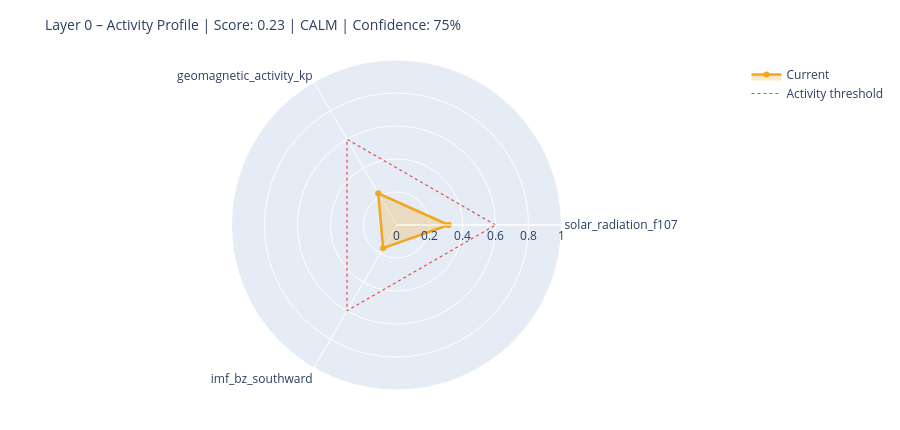

The code cell stored with this chart in its notebook:
### Markdown cell above
---
## 6. State Assessment & Handoff to Layer 1

### Code cell
# ============================================================
# STEP 1 – Collect raw values with source modes
# Mode: 'primary' | 'fallback_3h' | 'last_valid' | 'missing'
# ============================================================

def safe_last(df, col):
    if df is None or col not in df.columns: return None
    s = df[col].dropna()
    return float(s.iloc[-1]) if not s.empty else None

f107_now = safe_last(df_f107, 'f10.7')
bz_now   = safe_last(df_mag,  'bz_gsm')
kp_now   = safe_last(df_kp,   'kp')
sw_now   = safe_last(df_sw,   'speed')

source_modes = {
    'F10.7':    'primary'  if f107_now is not None else 'missing',
    'Kp':       'primary'  if kp_now   is not None else 'missing',
    'IMF_Bz':   'primary'  if bz_now   is not None else 'missing',
    'SW_speed': 'primary'  if sw_now   is not None else 'missing',
}

# Kp Fallback – 3h endpoint
if kp_now is None:
    try:
        r = requests.get(
            'https://services.swpc.noaa.gov/json/noaa-planetary-k-index.json',
            timeout=10)
        r.raise_for_status()
        fb = pd.DataFrame(r.json())
        tc = next((c for c in fb.columns if 'time' in c.lower()), fb.columns[0])
        kc = next((c for c in fb.columns if 'kp' in c.lower() and c != tc), None)
        if kc:
            fb[kc] = fb[kc].astype(str).str.extract(r'([0-9]+(?:\.[0-9]*)?)')[0]
            fb[kc] = pd.to_numeric(fb[kc], errors='coerce')
            fb = fb[fb[kc] >= 0].dropna(subset=[kc])
            if not fb.empty:
                kp_now = float(fb[kc].iloc[-1])
                source_modes['Kp'] = 'fallback_3h'
                print(f'  Kp fallback (3h): {kp_now:.1f}')
    except Exception as e:
        print(f'  Kp fallback failed: {e}')

# Solar Wind Fallback – last valid value
if sw_now is None and df_sw is not None and 'speed' in df_sw.columns:
    s = df_sw['speed'].dropna()
    if not s.empty:
        sw_now = float(s.iloc[-1])
        source_modes['SW_speed'] = 'last_valid'
        print(f'  SW fallback (last_valid): {sw_now:.0f} km/s')

print()
print('Source modes:', source_modes)

# ============================================================
# STEP 2 – Score from available components only
# ============================================================

def norm(v, lo, hi):
    if v is None: return None
    return max(0.0, min(1.0, (v - lo) / (hi - lo)))

COMPONENTS = {
    'solar_radiation_f107':    (f107_now, norm(f107_now, 60, 250)),
    'geomagnetic_activity_kp': (kp_now,   norm(kp_now,   0,   9)),
    'imf_bz_southward':        (bz_now,   norm(-(bz_now or 0) if bz_now else None, -5, 30)
                                           if bz_now is not None else None),
    'solar_wind_speed':        (sw_now,   norm(sw_now, 300, 800)),
}

available   = {k: v[1] for k, v in COMPONENTS.items() if v[1] is not None}
unavailable = [k for k, v in COMPONENTS.items() if v[1] is None]

layer0_score = round(sum(available.values()) / len(available), 4) if available else None
confidence   = round(len(available) / len(COMPONENTS), 2)

level = ('unknown'  if layer0_score is None
         else 'calm'     if layer0_score < 0.3
         else 'moderate' if layer0_score < 0.6
         else 'active')

# ============================================================
# STEP 3 – Dominant Driver
# ============================================================

def dominant_driver(kp, f107, bz, sw):
    candidates = []
    if kp   is not None and kp   >= 4:   candidates.append(('geomagnetic',    kp / 9))
    if sw   is not None and sw   >= 500:  candidates.append(('solar_wind',     sw / 800))
    if bz   is not None and bz   <= -5:   candidates.append(('imf_southward',  abs(bz) / 30))
    if f107 is not None and f107 >= 150:  candidates.append(('solar_radiation',f107 / 250))
    return max(candidates, key=lambda x: x[1])[0] if candidates else 'none'

driver = dominant_driver(kp_now, f107_now, bz_now, sw_now)

# ============================================================
# STEP 4 – Downstream expectations
# ============================================================

def downstream_expectation(driver, score, kp, bz, f107):
    exp = {
        'magnetosphere':        'calm',
        'ionosphere':           'calm',
        'schumann_resonance':   'unchanged',
        'lithosphere_currents': 'low',
    }
    if driver == 'geomagnetic' or (kp and kp >= 5):
        exp['magnetosphere']        = 'compressed / storm'
        exp['ionosphere']           = 'elevated disturbance (TEC variability)'
        exp['schumann_resonance']   = 'elevated amplitude possible'
        exp['lithosphere_currents'] = 'elevated induction currents'
    elif driver == 'imf_southward' or (bz and bz <= -5):
        exp['magnetosphere']        = 'energy coupling active'
        exp['ionosphere']           = 'elevated electron density possible'
        exp['schumann_resonance']   = 'slight modulation possible'
    elif driver == 'solar_radiation' or (f107 and f107 >= 150):
        exp['ionosphere']           = 'elevated ionization (F-layer)'
        exp['schumann_resonance']   = 'slightly elevated background activity'
    return exp

downstream = downstream_expectation(driver, layer0_score, kp_now, bz_now, f107_now)

# ============================================================
# CONSOLE OUTPUT
# ============================================================

W = 58
print('=' * W)
print('LAYER 0 – STATE ASSESSMENT')
print('=' * W)
for name, (raw_v, score_v) in COMPONENTS.items():
    if score_v is not None:
        bar = '█' * int(score_v * 20) + '░' * (20 - int(score_v * 20))
        print(f'  {name:<35}  {bar}  {score_v:.2f}')
    else:
        print(f'  {name:<35}  {"─" * 20}  n/a')
print('-' * W)
print(f'  Score ({len(available)}/{len(COMPONENTS)} components):  {layer0_score:.3f}')
print(f'  Confidence:         {confidence:.0%}')
print(f'  Level:              {level.upper()}')
print(f'  Dominant Driver:    {driver}')

# Radar chart
cats = list(available.keys())
vals = list(available.values())
if len(cats) >= 3:
    fig = go.Figure()
    fig.add_trace(go.Scatterpolar(
        r=vals + [vals[0]], theta=cats + [cats[0]],
        fill='toself', fillcolor='rgba(242,166,35,0.25)',
        line=dict(color='#F2A623', width=2.5), name='Current'
    ))
    fig.add_trace(go.Scatterpolar(
        r=[0.6] * (len(cats) + 1), theta=cats + [cats[0]],
        line=dict(color='#E24B4A', dash='dot', width=1.2),
        mode='lines', name='Activity threshold'
    ))
    fig.update_layout(
        title=dict(text=f'Layer 0 – Activity Profile | Score: {layer0_score:.2f} | {level.upper()} | Confidence: {confidence:.0%}',
                   font=dict(size=14)),
        polar=dict(radialaxis=dict(visible=True, range=[0, 1])),
        height=430, showlegend=True,
        margin=dict(l=60, r=60, t=60, b=40)
    )
    fig.show()

### Figure 1 — Plotly figure (JSON) as saved in the notebook; plotly's stock layout.template omitted (floating-point values rounded to 4 significant figures)
{"data": [{"fill": "toself", "fillcolor": "rgba(242,166,35,0.25)", "line": {"color": "#F2A623", "width": 2.5}, "name": "Current", "r": [0.3158, 0.2222, 0.162, 0.3158], "theta": ["solar_radiation_f107", "geomagnetic_activity_kp", "imf_bz_southward", "solar_radiation_f107"], "type": "scatterpolar"}, {"line": {"color": "#E24B4A", "dash": "dot", "width": 1.2}, "mode": "lines", "name": "Activity threshold", "r": [0.6, 0.6, 0.6, 0.6], "theta": ["solar_radiation_f107", "geomagnetic_activity_kp", "imf_bz_southward", "solar_radiation_f107"], "type": "scatterpolar"}], "layout": {"height": 430, "margin": {"b": 40, "l": 60, "r": 60, "t": 60}, "polar": {"radialaxis": {"range": [0, 1], "visible": true}}, "showlegend": true, "title": {"font": {"size": 14}, "text": "Layer 0 – Activity Profile | Score: 0.23 | CALM | Confidence: 75%"}}}
